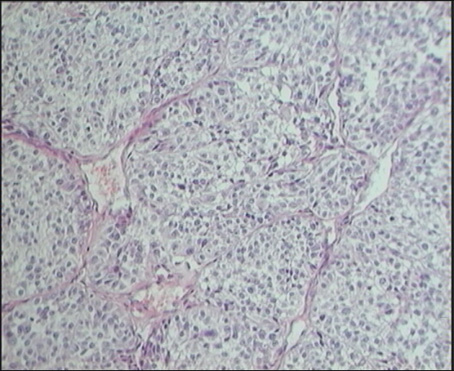
//> input picture P3/sharpening-1.8/i12gafej/usm_enhance/data/cells.png, 454 x 371 px
$ ./usm_enhance -i=data/ciclista_original.jpg data/cells.png out.png   (built with g++ and OpenCV 4)
//> lines starting //> are read from the running program, lines starting //| are printed output that depends on the picture
### P3/sharpening-1.8/i12gafej/usm_enhance/common_code.cpp
#include "common_code.hpp"

// [15 lines left out: function fsiv_create_box_filter, not called in this run]

cv::Mat
fsiv_create_gaussian_filter(const int r)
{
    CV_Assert(r>0);
    cv::Mat ret_v;
    // TODO
    // Remember: 6*sigma is approx 99,73% of the distribution.
    // Remember: scale the filter coefficients to sum 1.
    float size = 2*r+1;

    float a = 1.0/(2.0*M_PI*pow(size/6.0,2));// a = (2*pi*((2*r+1)/6)²)⁻¹

    ret_v = cv::Mat(size, size, CV_32FC1);

    for (int i = 0; i < size; ++i) {
        for (int j = 0; j < size; ++j) {
            float b = -(pow(j-r,2)+pow(i-r,2))/(pow(size/6.0,2)*2.0);
            ret_v.at<float>(i, j) = a * exp(b);
        }
    }
    ret_v = ret_v / (cv::sum(ret_v));

    //
    CV_Assert(ret_v.type()==CV_32FC1);
    CV_Assert(ret_v.rows==(2*r+1) && ret_v.rows==ret_v.cols);
    CV_Assert(std::abs(1.0-cv::sum(ret_v)[0])<1.0e-6);
    return ret_v;
}

cv::Mat
fsiv_fill_expansion(cv::Mat const& in, const int r)
{
    CV_Assert(!in.empty());
    CV_Assert(r>0);
    cv::Mat ret_v;
    //TODO:
    //Use of cv::copyMakeBorder is not allowed.
    //Hint you don't need use any for sentence.

    ret_v = cv::Mat::zeros(in.rows+2*r, in.cols+2*r, in.type());
    in.copyTo(ret_v(cv::Rect(r,r,in.cols, in.rows)));

    //
    CV_Assert(ret_v.type()==in.type());
    CV_Assert(ret_v.rows == in.rows+2*r);
    CV_Assert(ret_v.cols == in.cols+2*r);
    return ret_v;
}

// [37 lines left out: function fsiv_circular_expansion, not called in this run]

cv::Mat
fsiv_filter2D(cv::Mat const& in, cv::Mat const& filter)
{
    CV_Assert(!in.empty() && !filter.empty());
    CV_Assert(in.type()==CV_32FC1 && filter.type()==CV_32FC1);
    cv::Mat ret_v;

    // TODO
    // Remember: use of cv::filter2D is not allowed.
    cv::Mat ventana, mat;
    ret_v = cv::Mat::zeros(in.rows - (filter.rows - 1), in.cols - (filter.cols - 1), CV_32F);

    for (int i = 0; i < in.rows - (filter.rows - 1); i++){
        for (int j = 0; j < in.cols - (filter.cols - 1); j++){
            ventana = in(cv::Rect(j, i, filter.cols, filter.rows)).clone();
            cv::multiply(ventana, filter, mat);
            float sum = cv::sum(mat)[0];
            ret_v.at<float>(i, j) = sum;
        }
    }

    //
    CV_Assert(ret_v.type()==CV_32FC1);
    CV_Assert(ret_v.rows==in.rows-2*(filter.rows/2));
    CV_Assert(ret_v.cols==in.cols-2*(filter.cols/2));
    return ret_v;
}

cv::Mat
fsiv_combine_images(const cv::Mat src1, const cv::Mat src2,
                    double a, double b)
{
    CV_Assert(src1.type()==src2.type());
    CV_Assert(src1.rows==src2.rows);
    CV_Assert(src1.cols==src2.cols);
    cv::Mat ret_v;

    //TODO
    // Remember: use vectorized code.
    ret_v = src1.mul(a) + src2.mul(b);

    //
    CV_Assert(ret_v.type()==src2.type());
    CV_Assert(ret_v.rows==src2.rows);
    CV_Assert(ret_v.cols==src2.cols);
    return ret_v;
}

cv::Mat
fsiv_usm_enhance(cv::Mat  const& in, double g, int r,
                 int filter_type, bool circular, cv::Mat *unsharp_mask)
{
    CV_Assert(!in.empty());
    CV_Assert(in.type()==CV_32FC1);
    CV_Assert(r>0);
    CV_Assert(filter_type>=0 && filter_type<=1);
    CV_Assert(g>=0.0);
    cv::Mat ret_v;
    // TODO
    // Remember: use your own functions fsiv_xxxx
    // Remember: when unsharp_mask pointer is nullptr, means don't save the
    // unsharp mask on in.

    cv::Mat expand, img, filtro;
    if (unsharp_mask == nullptr){
        unsharp_mask = &img;
    }

    if (filter_type != 0){
        filtro = fsiv_create_gaussian_filter(r);
    } else {
        filtro = fsiv_create_box_filter(r);

    }

    if (circular == false) {
        expand = fsiv_fill_expansion(in, r);
        cv::flip(filtro, filtro, -1);
        *unsharp_mask = fsiv_filter2D(expand, filtro);
        ret_v = fsiv_combine_images(in, *unsharp_mask, g+1, -g);

    } else {
        expand = fsiv_circular_expansion(in, r);
        cv::flip(filtro, filtro, -1);
        *unsharp_mask = fsiv_filter2D(expand, filtro);
        ret_v = fsiv_combine_images(in, *unsharp_mask, g+1, -g);

    }


    //
    CV_Assert(ret_v.rows==in.rows);
    CV_Assert(ret_v.cols==in.cols);
    CV_Assert(ret_v.type()==CV_32FC1);
    return ret_v;
}

### P3/sharpening-1.8/i12gafej/usm_enhance/usm_enhance.cpp
/*!
  Esto es un esqueleto de programa para usar en las prácticas
  de Visión Artificial.

  Se supone que se utilizará OpenCV.

  Para compilar, puedes ejecutar:
    g++ -Wall -o esqueleto esqueleto.cc `pkg-config opencv --cflags --libs`

*/

#include <iostream>
#include <exception>

//Includes para OpenCV, Descomentar según los módulo utilizados.
#include <opencv2/core/core.hpp>
#include <opencv2/core/utility.hpp>
#include <opencv2/highgui/highgui.hpp>
#include <opencv2/imgproc/imgproc.hpp>
//#include <opencv2/calib3d/calib3d.hpp>

#include "common_code.hpp"

const cv::String keys =
    "{help h usage ? |      | print this message.}"
    "{i interactive  |      | Interactive mode.}"
    "{r radius       |1     | Window's radius. Default 1.}"
    "{g gain         |1.0   | Enhance's gain. Default 1.0}"
    "{c circular     |      | Use circular convolution.}"
    "{f filter       |0     | Filter type: 0->Box, 1->Gaussian. Default 0.}"
    "{@input         |<none>| input image.}"
    "{@output        |<none>| output image.}"
    ;


int
main (int argc, char* const* argv)
{
    int retCode=EXIT_SUCCESS;

    try {
        cv::CommandLineParser parser(argc, argv, keys);
        parser.about("Apply an unsharp mask enhance to an image.");
        if (parser.has("help"))
        {
            parser.printMessage();
            return EXIT_SUCCESS;
        }

        cv::String input_n = parser.get<cv::String>("@input");
        cv::String output_n = parser.get<cv::String>("@output");
        if (!parser.check())
        {
            parser.printErrors();
            return EXIT_FAILURE;
        }

        //TODO
        double g = 1.0;
        int r = 1;
        int filter_type=1;
        bool circular =false;
        /**
         *  double g =  parser.get<double>("g");
            int r = parser.get<int>("r");
            int filter_type=parser.get<int>("f");
            bool circular =parser.has("c");
        */


        //

        cv::Mat in = cv::imread(input_n, cv::IMREAD_UNCHANGED);
//> in is the input picture: 371 rows x 454 cols, CV_8UC3; mean B, G, R 180.5, 174, 171.5

        cv::Mat out = in.clone();
        cv::Mat mask = in.clone();

        if (in.empty())
        {
            std::cerr << "Error: could not open input image '" << input_n
                      << "'." << std::endl;
            return EXIT_FAILURE;
        }

        cv::namedWindow("INPUT");
        cv::namedWindow("OUTPUT");
        cv::namedWindow("UNSHARP MASK");
        in.convertTo(in, CV_32F, 1.0/255.0, 0.0);
//> in: 371 rows x 454 cols, CV_32FC3

        if (in.channels() > 1){
            std::vector<cv::Mat> channels;
            cv::cvtColor(in, out, cv::COLOR_BGR2HSV);
//> out: 371 rows x 454 cols, CV_32FC3; mean H, S, V 217.7, 0.1, 0.7
            cv::split(out, channels);
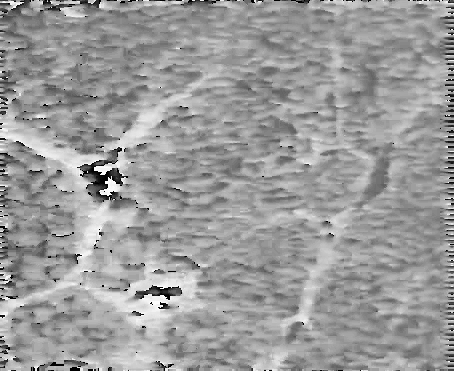
//> channels[0]: 371 rows x 454 cols, CV_32FC1; min 0, max 357, mean 217.7; drawn with min black and max white
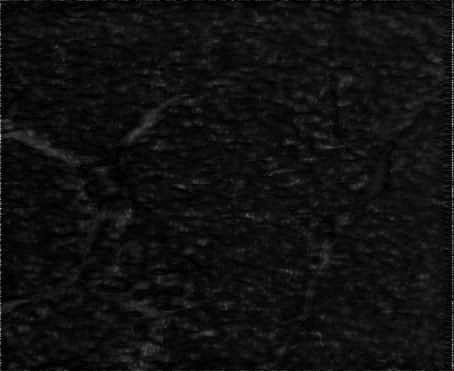
//> channels[1]: 371 rows x 454 cols, CV_32FC1; min 0, max 0.81, mean 0.0654
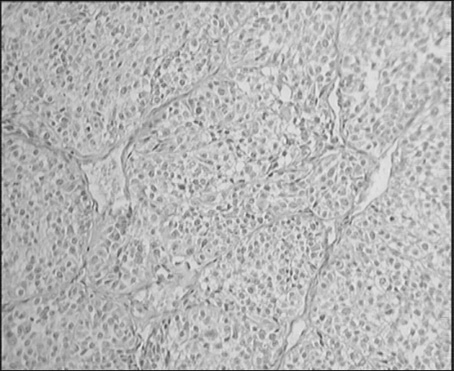
//> channels[2]: 371 rows x 454 cols, CV_32FC1; min 0.0588, max 0.937, mean 0.711
            channels[2] = fsiv_usm_enhance(channels[2], g, r, filter_type, circular, &mask);
//> in fsiv_fill_expansion, `in.copyTo(ret_v(cv::Rect(r,r,in.cols, in.rows)));`:
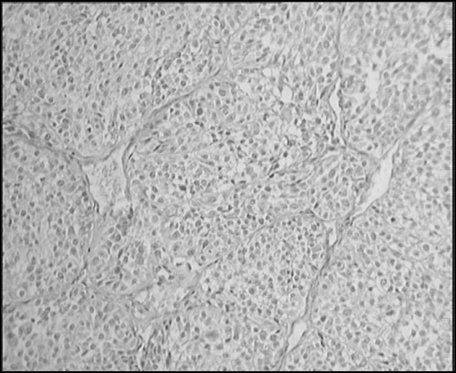
//> ret_v: 373 rows x 456 cols, CV_32FC1; min 0, max 0.937, mean 0.704
//> after the loop in fsiv_filter2D, `for (int i = 0; i < in.rows - (filter.rows - 1); i++)`: ventana = [[0.0745, 0.161, 0], [0.0588, 0.0863, 0], [0, 0, 0]]; mat = [[0.000845, 0.0135, 0], [0.00493, 0.0534, 0], [0, 0, 0]]
            cv::merge(channels, out);
//> out: 371 rows x 454 cols, CV_32FC3; mean H, S, V 217.7, 0.1, 0.7
            cv::cvtColor(out, out, cv::COLOR_HSV2BGR);

        } else {
            out = fsiv_usm_enhance(in, g, r, filter_type, circular, &mask);
        }

        in.convertTo(in, CV_8U, 255.0, 0.0);
        out.convertTo(out, CV_8U, 255.0, 0.0);
//> out: 371 rows x 454 cols, CV_8UC3
        mask.convertTo(mask, CV_8U, 255.0, 0.0);


        cv::imshow ("INPUT", in);
        cv::imshow ("OUTPUT", out);
        cv::imshow ("UNSHARP MASK", mask);

        int k = cv::waitKey(0)&0xff;
//> the space key is pressed
        if (k!=27)
            cv::imwrite(output_n, out);
    }
    catch (std::exception& e)
    {
        std::cerr << "Capturada excepcion: " << e.what() << std::endl;
        retCode = EXIT_FAILURE;
    }
    return retCode;
}
